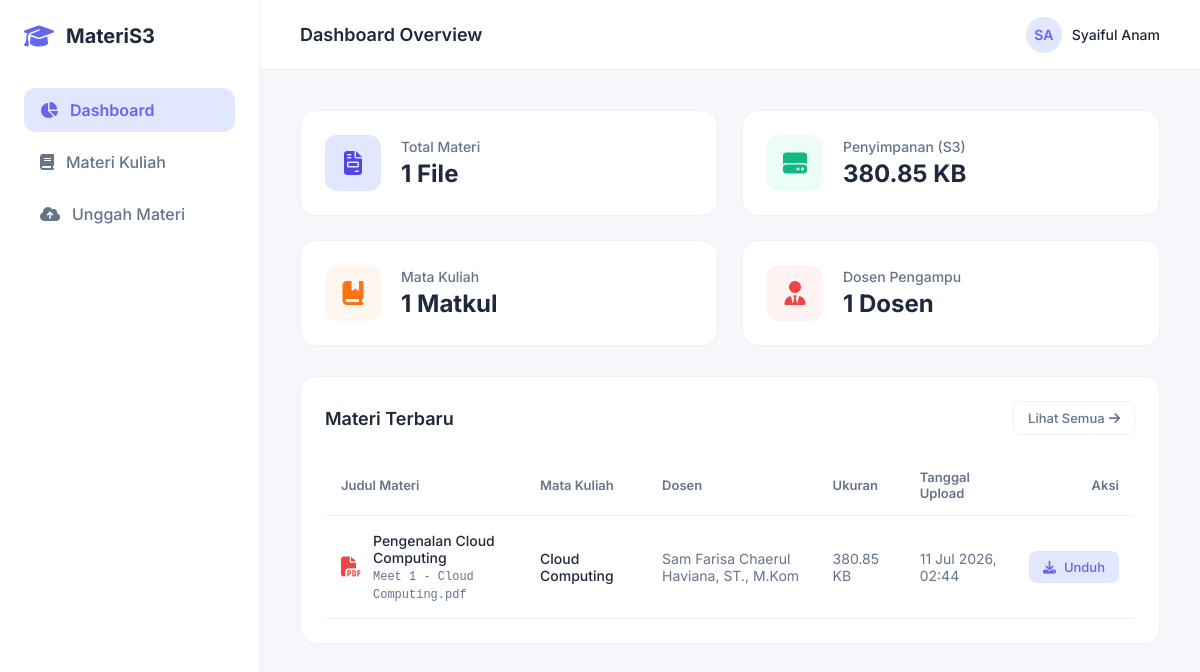
The page / on the database its author committed.
### tables this page shows
CREATE TABLE materials (
            id INTEGER PRIMARY KEY AUTOINCREMENT,
            title TEXT NOT NULL,
            course TEXT NOT NULL,
            lecturer TEXT NOT NULL,
            description TEXT,
            file_name TEXT NOT NULL,
            s3_key TEXT NOT NULL UNIQUE,
            file_size INTEGER NOT NULL,
            file_type TEXT NOT NULL,
            uploaded_at DATETIME DEFAULT CURRENT_TIMESTAMP
        );

### app/controllers/Controller.php (called while the page is built, shortened)
<?php
class Controller {
    protected function render(string $view, array $data = []): void {
        extract($data);
        $viewFile = __DIR__ . '/../views/' . $view . '.php';
        require $viewFile;
        require __DIR__ . '/../views/layout.php';
    }
}

### app/controllers/HomeController.php (called while the page is built, shortened)
<?php
class HomeController extends Controller {
    public function index(): void {
        $stats = Material::getStats();
        $recentMaterials = Material::getRecent(5);
        $this->render('dashboard', [
            'stats' => $stats,
            'recent' => $recentMaterials,
            'active_page' => 'dashboard'
        ]);
    }
}

### index.php (called while the page is built, shortened)
<?php
$router = new Router();
$uri = $_SERVER['REQUEST_URI'] ?? '/';
$method = $_SERVER['REQUEST_METHOD'] ?? 'GET';
$router->dispatch($uri, $method);

### app/models/Material.php (called while the page is built, shortened)
<?php
class Material {
    private static function db(): PDO {
        return Database::getConnection();
    }
    public static function getStats(): array {
        $db = self::db();
        $totalFiles = $db->query("SELECT COUNT(*) FROM materials")->fetchColumn();
        $totalSize = $db->query("SELECT SUM(file_size) FROM materials")->fetchColumn() ?: 0;
        $totalCourses = $db->query("SELECT COUNT(DISTINCT course) FROM materials")->fetchColumn();
        $totalLecturers = $db->query("SELECT COUNT(DISTINCT lecturer) FROM materials")->fetchColumn();
        return [
            'total_files' => (int) $totalFiles,
            'total_size'  => (int) $totalSize,
            'total_courses' => (int) $totalCourses,
            'total_lecturers' => (int) $totalLecturers
        ];
    }
    public static function getRecent(int $limit = 5): array {
        $db = self::db();
        $stmt = $db->prepare("SELECT * FROM materials ORDER BY uploaded_at DESC LIMIT :limit");
        $stmt->bindValue(':limit', $limit, PDO::PARAM_INT);
        $stmt->execute();
        return $stmt->fetchAll();
    }
}

### app/helpers/Formatter.php (called while the page is built, shortened)
<?php
class Formatter {
    public static function formatBytes(int $bytes, int $precision = 2): string {
        $units = ['B', 'KB', 'MB', 'GB', 'TB'];
        $bytes = max($bytes, 0);
        $pow = floor(($bytes ? log($bytes) : 0) / log(1024));
        $pow = min($pow, count($units) - 1);
        $bytes /= pow(1024, $pow);
        return round($bytes, $precision) . ' ' . $units[$pow];
    }
}

### app/helpers/Url.php (called while the page is built, shortened)
<?php
class Url {
    public static function to(string $path, array $params = []): string {
        $scriptDir = dirname($_SERVER['SCRIPT_NAME']);
        $scriptDir = rtrim($scriptDir, '/');
        $url = $scriptDir . '/index.php?r=' . $path;
        if (!empty($params)) {
            $url .= '&' . http_build_query($params);
        }
        return $url;
    }
}

### app/views/dashboard.php (the view, shortened to what this page needs)
<div class="grid-cols-4">
    <div class="card" style="display: flex; align-items: center; gap: 20px; padding: 24px; margin-bottom: 0;">
        <div style="background-color: #e0e7ff; color: #4f46e5; width: 56px; height: 56px; border-radius: 12px; display: flex; align-items: center; justify-content: center; font-size: 24px; flex-shrink: 0;">
            <i class="fa-solid fa-file-invoice"></i>
        </div>
        <div>
            <div style="font-size: 14px; color: var(--text-muted); font-weight: 500;">Total Materi</div>
            <div style="font-size: 24px; font-weight: 700; color: var(--text-main); margin-top: 4px;"><?= $stats['total_files'] ?> File</div>
        </div>
    </div>
    <div class="card" style="display: flex; align-items: center; gap: 20px; padding: 24px; margin-bottom: 0;">
        <div style="background-color: #ecfdf5; color: #10b981; width: 56px; height: 56px; border-radius: 12px; display: flex; align-items: center; justify-content: center; font-size: 24px; flex-shrink: 0;">
            <i class="fa-solid fa-hard-drive"></i>
        </div>
        <div>
            <div style="font-size: 14px; color: var(--text-muted); font-weight: 500;">Penyimpanan (S3)</div>
            <div style="font-size: 24px; font-weight: 700; color: var(--text-main); margin-top: 4px;"><?= Formatter::formatBytes($stats['total_size']) ?></div>
        </div>
    </div>
    <div class="card" style="display: flex; align-items: center; gap: 20px; padding: 24px; margin-bottom: 0;">
        <div style="background-color: #fff7ed; color: #f97316; width: 56px; height: 56px; border-radius: 12px; display: flex; align-items: center; justify-content: center; font-size: 24px; flex-shrink: 0;">
            <i class="fa-solid fa-book-bookmark"></i>
        </div>
        <div>
            <div style="font-size: 14px; color: var(--text-muted); font-weight: 500;">Mata Kuliah</div>
            <div style="font-size: 24px; font-weight: 700; color: var(--text-main); margin-top: 4px;"><?= $stats['total_courses'] ?> Matkul</div>
        </div>
    </div>
    <div class="card" style="display: flex; align-items: center; gap: 20px; padding: 24px; margin-bottom: 0;">
        <div style="background-color: #fef2f2; color: #ef4444; width: 56px; height: 56px; border-radius: 12px; display: flex; align-items: center; justify-content: center; font-size: 24px; flex-shrink: 0;">
            <i class="fa-solid fa-user-tie"></i>
        </div>
        <div>
            <div style="font-size: 14px; color: var(--text-muted); font-weight: 500;">Dosen Pengampu</div>
            <div style="font-size: 24px; font-weight: 700; color: var(--text-main); margin-top: 4px;"><?= $stats['total_lecturers'] ?> Dosen</div>
        </div>
    </div>
</div>
<div class="card">
    <div class="card-header" style="border: none; margin-bottom: 0; padding-bottom: 0; display: flex; justify-content: space-between; align-items: center;">
        <h3 class="card-title">Materi Terbaru</h3>
        <a href="<?= \App\Helpers\Url::to('/materials') ?>" class="btn btn-secondary btn-sm" style="gap: 4px;">
            <span>Lihat Semua</span>
            <i class="fa-solid fa-arrow-right"></i>
        </a>
    </div>
    <div style="overflow-x: auto; margin-top: 20px;">
        <table style="width: 100%; border-collapse: collapse; text-align: left;">
            <thead>
                <tr style="border-bottom: 1px solid var(--border-color); color: var(--text-muted); font-size: 13px;">
                    <th style="padding: 14px 16px; font-weight: 600;">Judul Materi</th>
                    <th style="padding: 14px 16px; font-weight: 600;">Mata Kuliah</th>
                    <th style="padding: 14px 16px; font-weight: 600;">Dosen</th>
                    <th style="padding: 14px 16px; font-weight: 600;">Ukuran</th>
                    <th style="padding: 14px 16px; font-weight: 600;">Tanggal Upload</th>
                    <th style="padding: 14px 16px; font-weight: 600; text-align: right;">Aksi</th>
                </tr>
            </thead>
            <tbody>
                <?php if (empty($recent)): ?>
                    <tr>
                        <td colspan="6" style="padding: 40px; text-align: center; color: var(--text-muted); font-size: 14px;">
                            <i class="fa-regular fa-folder-open" style="font-size: 32px; margin-bottom: 12px; display: block; opacity: 0.5; color: var(--primary);"></i>
                            Belum ada materi kuliah yang diunggah.
                        </td>
                    </tr>
                <?php else: ?>
                    <?php foreach ($recent as $item): ?>
                        <tr style="border-bottom: 1px solid var(--border-color); font-size: 14px; transition: background-color 0.2s;" onmouseover="this.style.backgroundColor='#f8fafc'" onmouseout="this.style.backgroundColor='transparent'">
                            <td style="padding: 16px;">
                                <div style="display: flex; align-items: center; gap: 12px;">
                                    <?php
                                        $ext = strtolower(pathinfo($item['file_name'], PATHINFO_EXTENSION));
                                        $iconClass = 'fa-file-lines';
                                        $iconColor = '#64748b';
                                        if (in_array($ext, ['pdf'])) { $iconClass = 'fa-file-pdf'; $iconColor = '#ef4444'; }
                                        elseif (in_array($ext, ['doc', 'docx'])) { $iconClass = 'fa-file-word'; $iconColor = '#2563eb'; }
                                        elseif (in_array($ext, ['xls', 'xlsx'])) { $iconClass = 'fa-file-excel'; $iconColor = '#16a34a'; }
                                        elseif (in_array($ext, ['ppt', 'pptx'])) { $iconClass = 'fa-file-powerpoint'; $iconColor = '#ea580c'; }
                                        elseif (in_array($ext, ['jpg', 'jpeg', 'png', 'gif', 'svg'])) { $iconClass = 'fa-file-image'; $iconColor = '#06b6d4'; }
                                        elseif (in_array($ext, ['zip', 'rar', 'tar', 'gz'])) { $iconClass = 'fa-file-zipper'; $iconColor = '#8b5cf6'; }
                                    ?>
                                    <i class="fa-solid <?= $iconClass ?>" style="color: <?= $iconColor ?>; font-size: 20px;"></i>
                                    <div>
                                        <span style="font-weight: 500; display: block; color: var(--text-main);"><?= htmlspecialchars($item['title']) ?></span>
                                        <span style="font-size: 12px; color: var(--text-muted); font-family: monospace;"><?= htmlspecialchars($item['file_name']) ?></span>
                                    </div>
                                </div>
                            </td>
                            <td style="padding: 16px; font-weight: 500; color: var(--text-main);"><?= htmlspecialchars($item['course']) ?></td>
                            <td style="padding: 16px; color: var(--text-muted);"><?= htmlspecialchars($item['lecturer']) ?></td>
                            <td style="padding: 16px; color: var(--text-muted);"><?= Formatter::formatBytes($item['file_size']) ?></td>
                            <td style="padding: 16px; color: var(--text-muted);"><?= date('d M Y, H:i', strtotime($item['uploaded_at'])) ?></td>
                            <td style="padding: 16px; text-align: right;">
                                <div style="display: inline-flex; gap: 8px;">
                                    <a href="<?= \App\Helpers\Url::to('/download', ['id' => $item['id']]) ?>" class="btn btn-primary btn-sm" title="Download">
                                        <i class="fa-solid fa-download"></i>
                                        <span>Unduh</span>
                                    </a>
                                </div>
                            </td>
                        </tr>
                    <?php endforeach; ?>
                <?php endif; ?>
            </tbody>
        </table>
    </div>
</div>

### rows shown on the page
materials: title "Pengenalan Cloud Computing", file_name "Meet 1 - Cloud Computing.pdf", course "Cloud Computing", lecturer "Sam Farisa Chaerul Haviana, ST., M.Kom", file_size "380.85 KB", uploaded_at "11 Jul 2026, 02:44"

### other values the page prints
$stats['total_files'] "1"
Formatter::formatBytes($stats['total_size']) "380.85 KB"
$stats['total_courses'] "1"
$stats['total_lecturers'] "1"
